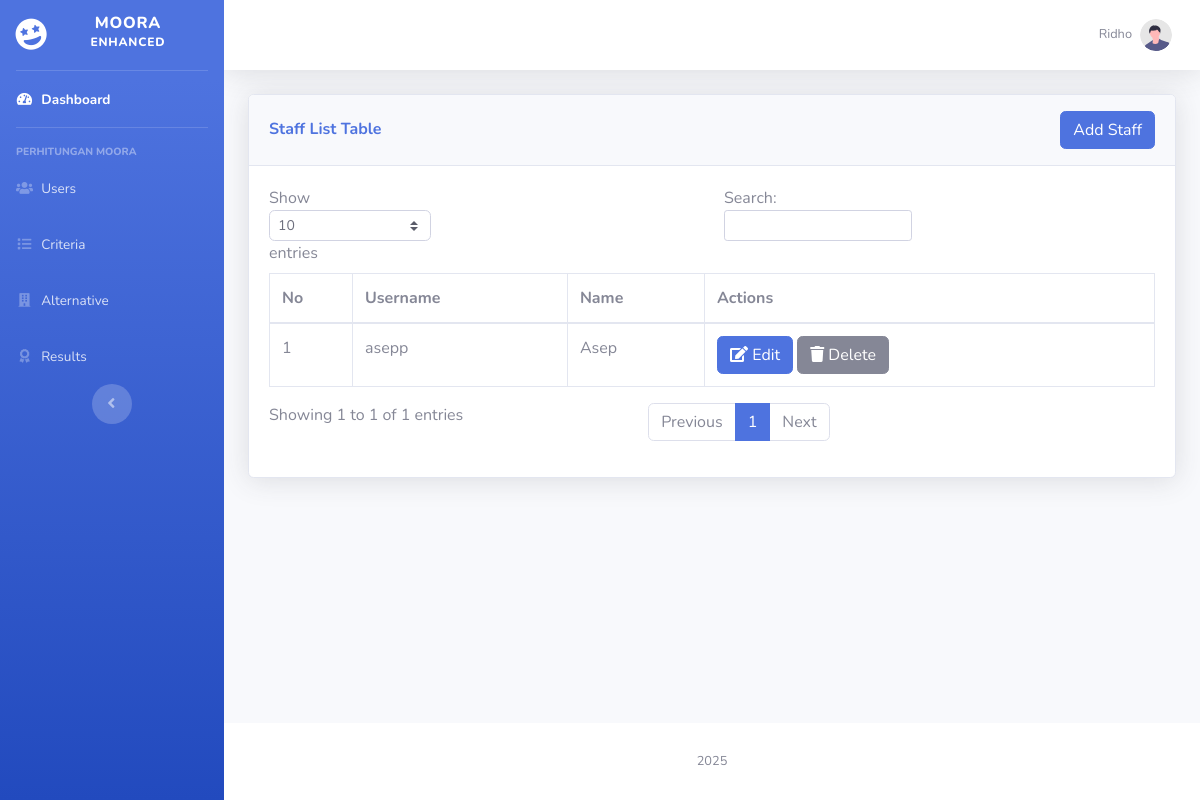
Page /pages/staff.php (signed in) on the earlier database version.
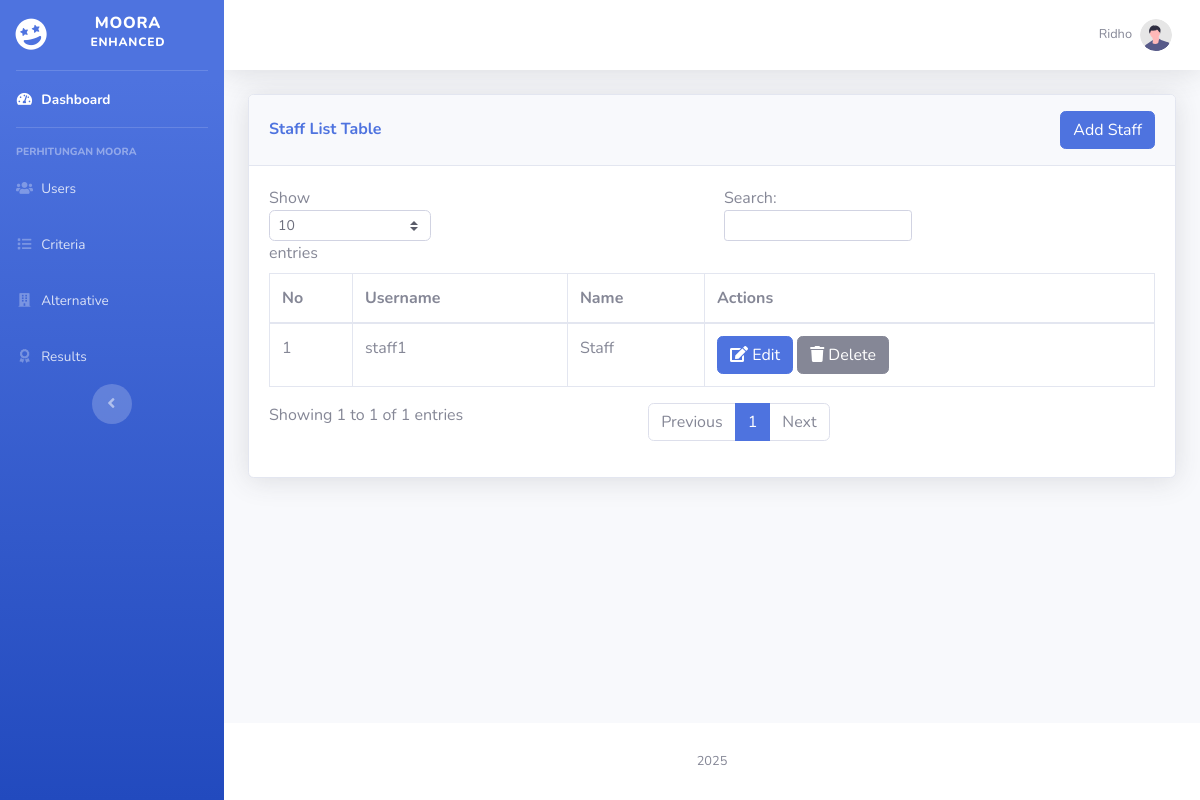
Same page on the later database version.
### tables this page shows
CREATE TABLE `users` (
  `id` int(11) NOT NULL,
  `username` varchar(50) NOT NULL,
  `name` varchar(25) NOT NULL,
  `password` varchar(255) NOT NULL,
  `role` enum('pimpinan','staff') NOT NULL,
  `created_at` timestamp NULL DEFAULT current_timestamp()
);

### pages/staff.php (the view, shortened to what this page needs)
<?php
include '../includes/header.php';
include '../includes/db.php';
?>
<div class="card shadow mb-4">
    <div class="card-header py-3 d-flex justify-content-between align-items-center">
        <h6 class="m-0 font-weight-bold text-primary">
            Staff List Table
        </h6>
        <button onclick="location.href='add_staff.php'" class="btn btn-primary">Add Staff</button>
    </div>
    <div class="card-body">
        <div class="table-responsive">
            <table
                class="table table-bordered"
                id="dataTable"
                width="100%"
                cellspacing="0"
            >
                <thead>
                    <tr>
                        <th>No</th>
                        <th>Username</th>
                        <th>Name</th>
                        <th>Actions</th>
                    </tr>
                </thead>
                <tbody>
                    <?php
                    $sql_staff = "SELECT * FROM users WHERE role = 'staff'";
                    $result_staff = $conn->query($sql_staff);
                    if ($result_staff->num_rows > 0) {
                        $no = 1;
                        while ($row = $result_staff->fetch_assoc()) {
                            echo "<tr>
                                    <td>{$no}</td>
                                    <td>{$row['username']}</td>
                                    <td>{$row['name']}</td>
                                    <td>
                                        <a href='edit_staff.php?id={$row['id']}' class='btn btn-primary'><i class='fas fa-edit'></i> Edit</a>
                                        <button type='button' class='btn btn-secondary' data-toggle='modal' data-target='#deleteModal{$row['id']}'><i class='fas fa-trash'></i> Delete</button>
                                    </td>
                                </tr>";
                            $no++;
                        }
                    } else {
                        echo "<tr><td colspan='3'>No staff available</td></tr>";
                    }
                    ?>
                </tbody>
            </table>
        </div>
    </div>
</div>
<?php include '../includes/sidebar.php'; ?>

Differences in the rows shown:
changed users: username "asepp" → "staff1"; name "Asep" → "Staff"
